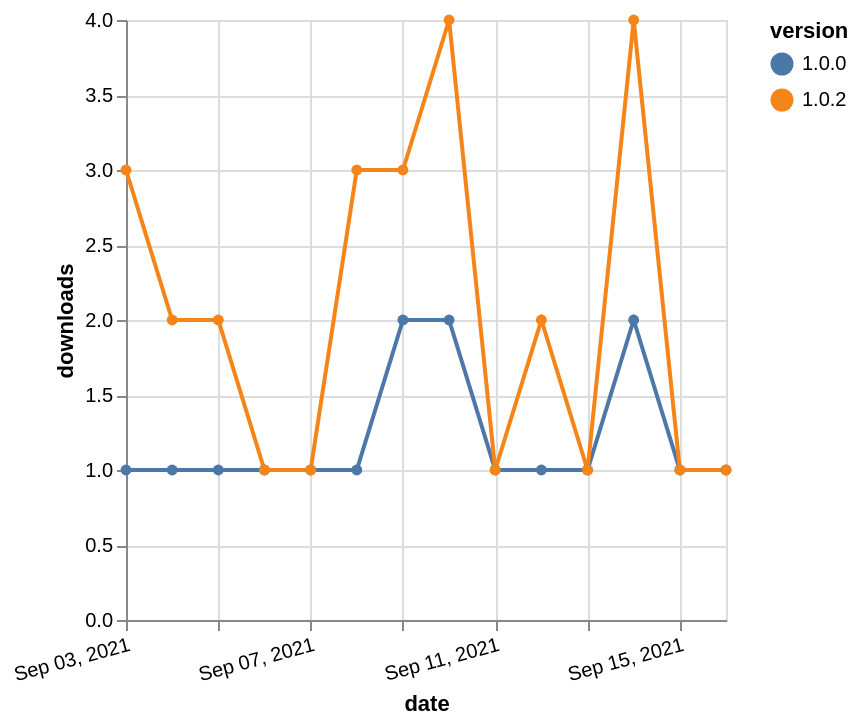

Here is the Vega-Lite specification saved for this chart:
### Vega-Lite specification from a JSON file in a GitHub repository (floating-point values rounded to 4 significant figures)
{"$schema": "https://vega.github.io/schema/vega-lite/v5.json", "description": "A simple bar chart with embedded data.", "data": {"values": [{"date": "2021-09-03", "total": 197, "delta": 1, "version": "1.0.0"}, {"date": "2021-09-04", "total": 198, "delta": 1, "version": "1.0.0"}, {"date": "2021-09-05", "total": 199, "delta": 1, "version": "1.0.0"}, {"date": "2021-09-06", "total": 200, "delta": 1, "version": "1.0.0"}, {"date": "2021-09-07", "total": 201, "delta": 1, "version": "1.0.0"}, {"date": "2021-09-08", "total": 202, "delta": 1, "version": "1.0.0"}, {"date": "2021-09-09", "total": 204, "delta": 2, "version": "1.0.0"}, {"date": "2021-09-10", "total": 206, "delta": 2, "version": "1.0.0"}, {"date": "2021-09-11", "total": 207, "delta": 1, "version": "1.0.0"}, {"date": "2021-09-12", "total": 208, "delta": 1, "version": "1.0.0"}, {"date": "2021-09-13", "total": 209, "delta": 1, "version": "1.0.0"}, {"date": "2021-09-14", "total": 211, "delta": 2, "version": "1.0.0"}, {"date": "2021-09-15", "total": 212, "delta": 1, "version": "1.0.0"}, {"date": "2021-09-16", "total": 213, "delta": 1, "version": "1.0.0"}, {"date": "2021-09-03", "total": 312, "delta": 3, "version": "1.0.2"}, {"date": "2021-09-04", "total": 314, "delta": 2, "version": "1.0.2"}, {"date": "2021-09-05", "total": 316, "delta": 2, "version": "1.0.2"}, {"date": "2021-09-06", "total": 317, "delta": 1, "version": "1.0.2"}, {"date": "2021-09-07", "total": 318, "delta": 1, "version": "1.0.2"}, {"date": "2021-09-08", "total": 321, "delta": 3, "version": "1.0.2"}, {"date": "2021-09-09", "total": 324, "delta": 3, "version": "1.0.2"}, {"date": "2021-09-10", "total": 328, "delta": 4, "version": "1.0.2"}, {"date": "2021-09-11", "total": 329, "delta": 1, "version": "1.0.2"}, {"date": "2021-09-12", "total": 331, "delta": 2, "version": "1.0.2"}, {"date": "2021-09-13", "total": 332, "delta": 1, "version": "1.0.2"}, {"date": "2021-09-14", "total": 336, "delta": 4, "version": "1.0.2"}, {"date": "2021-09-15", "total": 337, "delta": 1, "version": "1.0.2"}, {"date": "2021-09-16", "total": 338, "delta": 1, "version": "1.0.2"}]}, "width": "container", "mark": {"type": "line", "point": {"filled": true}}, "encoding": {"x": {"field": "date", "type": "temporal", "timeUnit": "yearmonthdate", "title": "date", "axis": {"labelAngle": -15}}, "y": {"field": "delta", "type": "quantitative", "title": "downloads"}, "color": {"field": "version", "type": "nominal"}, "tooltip": {"field": "delta"}}}
